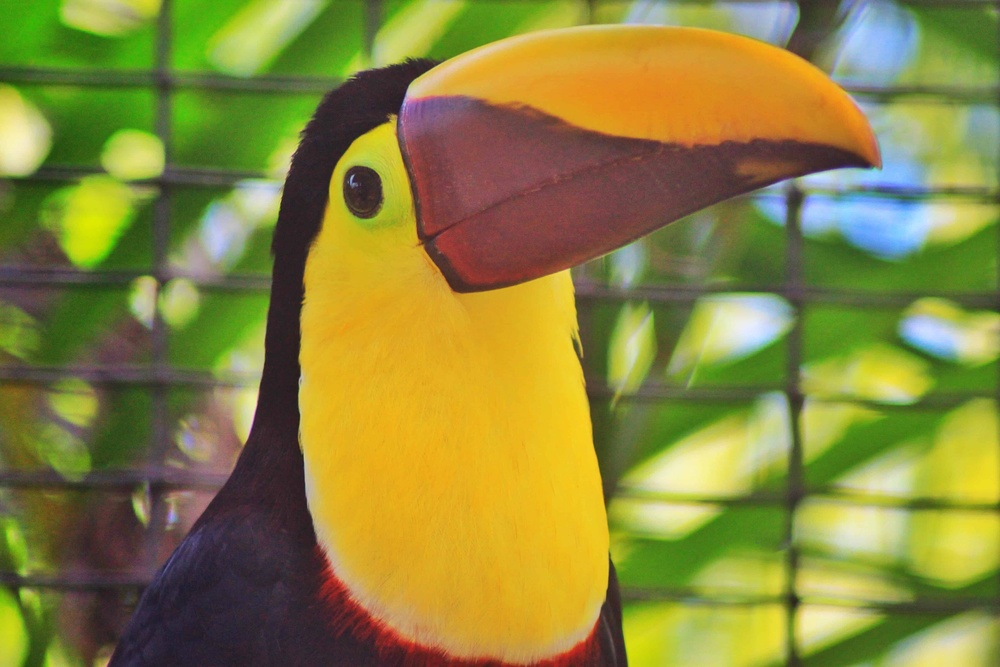
#> input picture TransferLearning/baby_keys_filtered/val/Animals:Mammals/IMG_1524.jpg, 1000 x 667 px, shrunk from 4608 x 3072 before the run; its folder holds only this picture in this run
$ python image_numpy.py   (Python 2 division)
#> lines starting #> are read from the running program, lines starting #| are printed output that depends on the picture
import os

from PIL import Image
import numpy as np

#Directory containing images you wish to convert
input_dir = "./TransferLearning/baby_keys_filtered/val/"

directories = os.listdir(input_dir)

index = 0
index2 = 0

for folder in directories:
	#Ignoring .DS_Store dir
	if folder == '.DS_Store':
		pass

	else:
		print folder

		folder2 = os.listdir(input_dir + '/' + folder)
		index += 1

		for image in folder2:
			if image == ".DS_Store":
				pass

			else:
				index2 += 1

				im = Image.open(input_dir+"/"+folder+"/"+image) #Opening image
#> im is the input picture: PIL image 1000x667 RGB; mean R, G, B 138, 133.7, 61.1
				im = (np.array(im)) #Converting to numpy array

				try:
					r = im[:,:,0] #Slicing to get R data
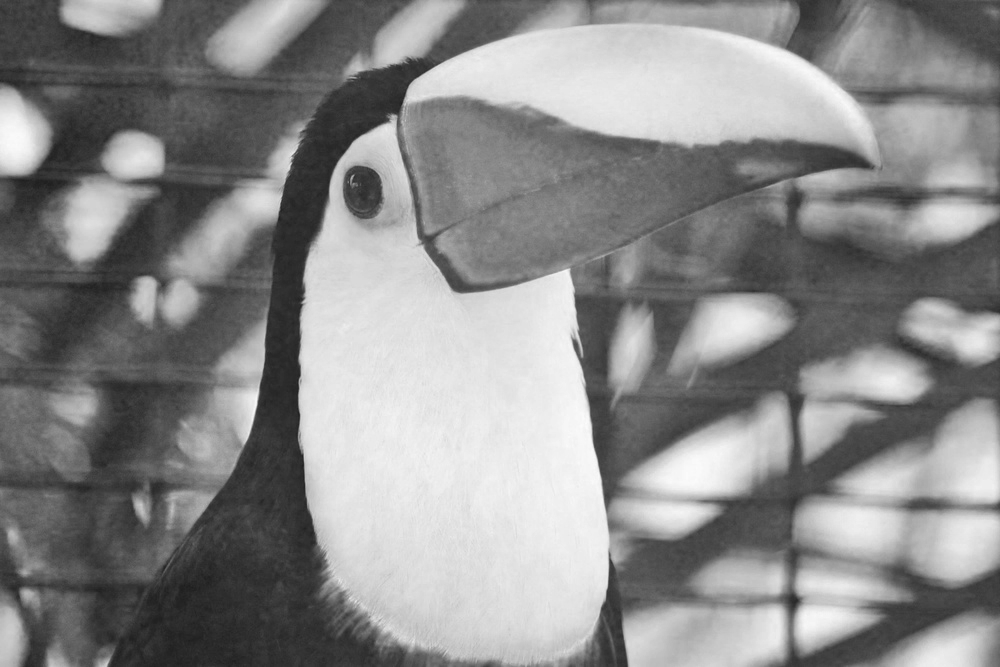
#> r: shape (667, 1000); min 29, max 251, mean 138
					g = im[:,:,1] #Slicing to get G data
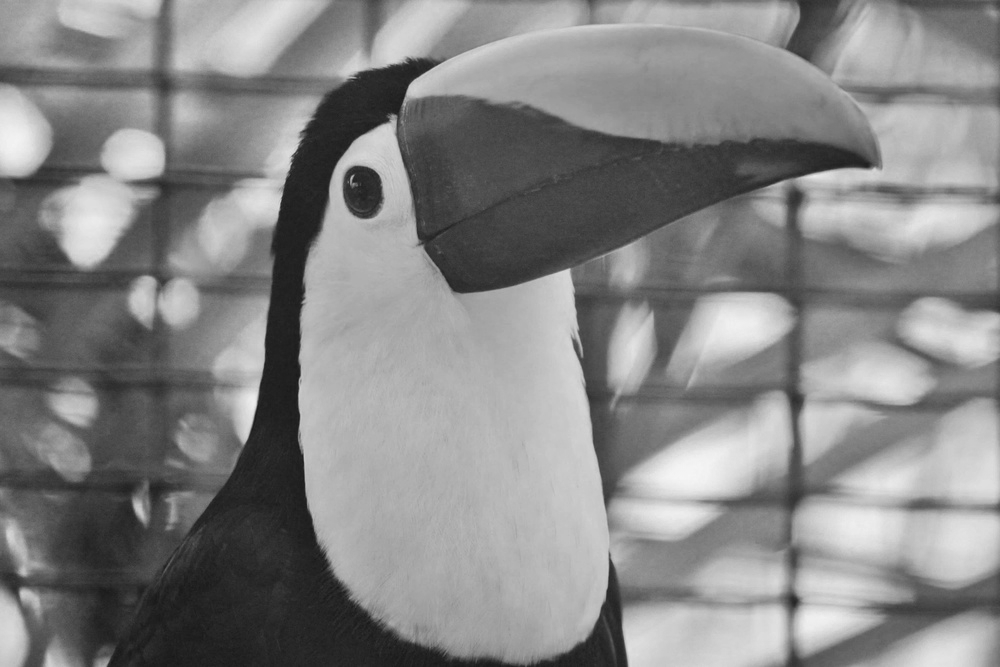
#> g: shape (667, 1000); min 24, max 246, mean 133.7
					b = im[:,:,2] #Slicing to get B data
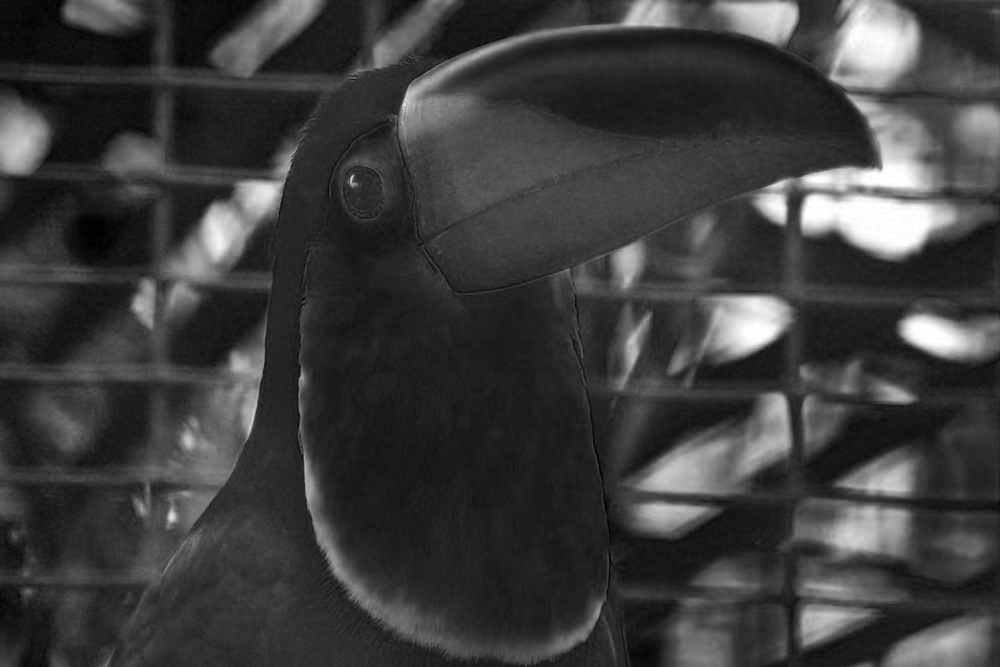
#> b: shape (667, 1000); min 0, max 255, mean 61.1

					if index2 != 1:
						new_array = np.array([[r] + [g] + [b]], np.uint8) #Creating array with shape (3, 100, 100)
						out = np.append(out, new_array, 0) #Adding new image to array shape of (x, 3, 100, 100) where x is image number

					elif index2 == 1:
						out = np.array([[r] + [g] + [b]], np.uint8) #Creating array with shape (3, 100, 100)

					if index == 1 and index2 == 1:
						index_array = np.array([[index]])

					else:
						new_index_array = np.array([[index]], np.int8)
						index_array = np.append(index_array, new_index_array, 0)

				except Exception as e:
					print e
					print "Removing image" + image
					os.remove(input_dir+"/"+folder+"/"+image)
#> pass 2 of the loop `for folder in directories:`:
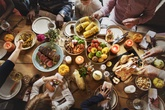
#> input picture TransferLearning/baby_keys_filtered/val/Celebrations:Holidays/180531-thanksgiving-dinner-se-411p_ef8c8475a5d20b21cbedf62d2888e584.fit-760w.jpg, 165 x 110 px, shrunk from 760 x 508 before the run
#> im is the input picture: PIL image 165x110 RGB; mean R, G, B 113.9, 90.5, 70.8
#> `r = im[:,:,0]`:
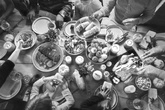
#> r: shape (110, 165); min 8, max 255, mean 113.9
#> g: shape (110, 165)
#> `b = im[:,:,2]`:
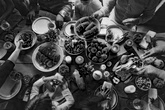
#> b: shape (110, 165); min 0, max 246, mean 70.8

print index

np.save('X_test.npy', out) #Saving train image arrays
np.save('Y_test.npy', index_array) #Saving train labels
